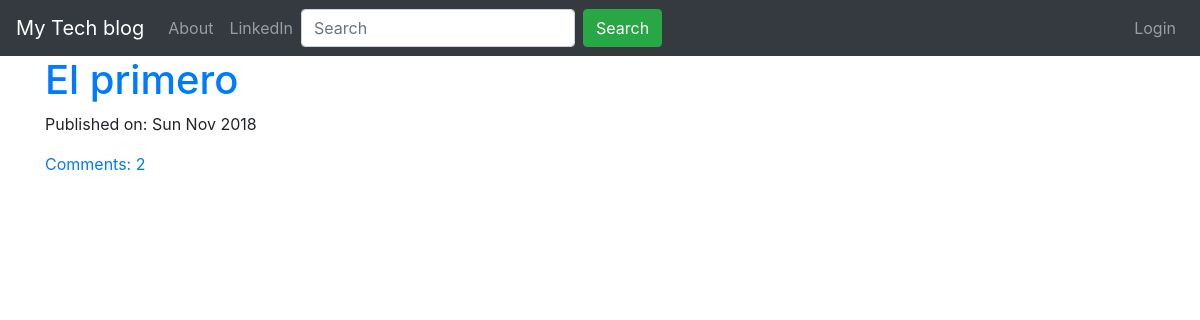
/, run on an earlier commit of the app's database.
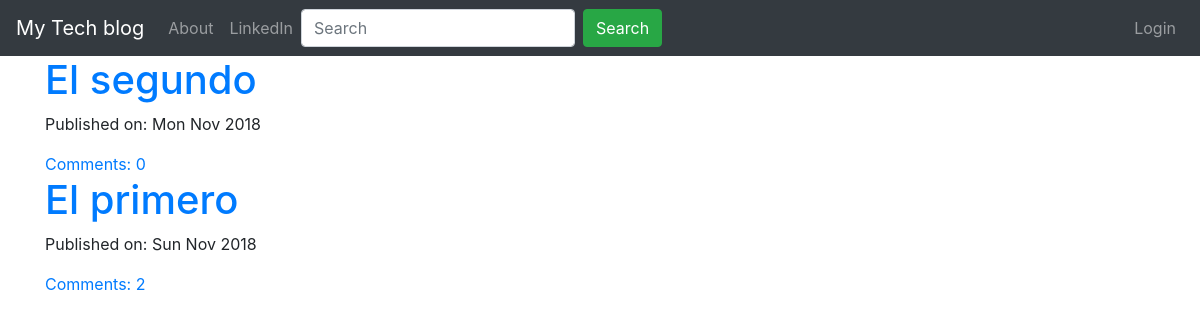
And on a later commit of the database.
### blog/models.py (models this page shows, shortened)
class Post(models.Model):
    author = models.ForeignKey('auth.User',on_delete=models.DO_NOTHING)
    title = models.CharField(max_length=200)
    text = models.TextField()
    created_date = models.DateTimeField(default=timezone.now)
    published_date = models.DateTimeField(blank=True, null=True)
    def approve_comments(self):
        return self.comments.filter(approved_comment=True)

### blog/views.py (the view)
# urls.py: path('',views.PostListView.as_view(),name='post_list'),
class PostListView(ListView):
    model = Post
    paginate_by = 5
    def get_queryset(self):
        return Post.objects.filter(published_date__lte=timezone.now()).order_by('-published_date')

### blog/templates/blog/post_list.html (shortened to what this page needs)
{% extends 'blog/base.html' %}
{% block content %}
<div class="centerstage">
    {% for post in post_list %}
        <div class="post">
            <h1><a href="{% url 'post_detail' pk=post.pk %}">{{ post.title }}</a></h1>
            <div class="date">
                <p>Published on: {{ post.published_date|date:"D M Y"}}</p>
            </div>
            <a href="{% url 'post_detail' pk=post.pk %}">Comments: {{ post.approve_comments.count }}</a>
        </div>
    {% endfor %}
</div>
{% endblock %}

What changed in the data, as far as the page shows it:
added Post: title "El segundo", published_date "Mon Nov 2018", approve_comments.count "0"
